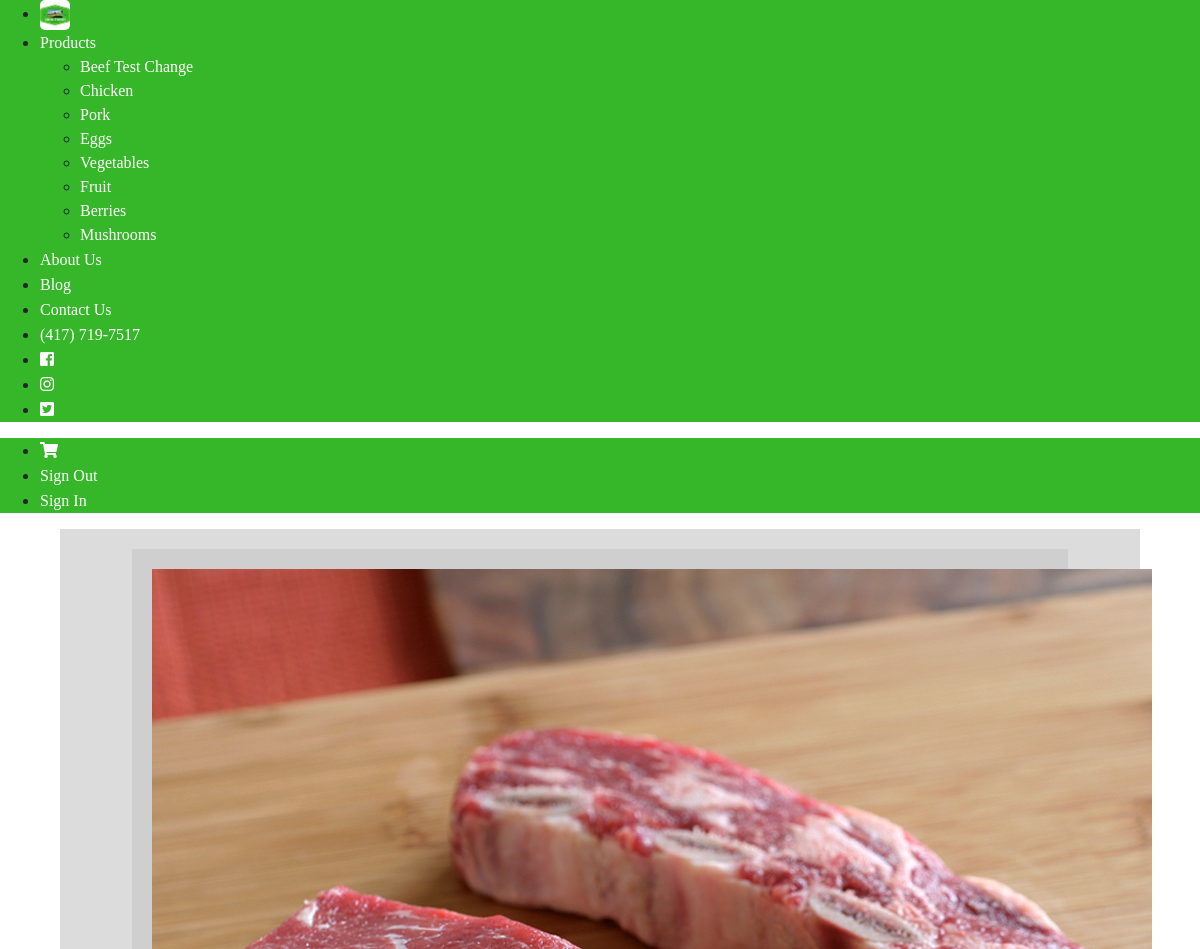
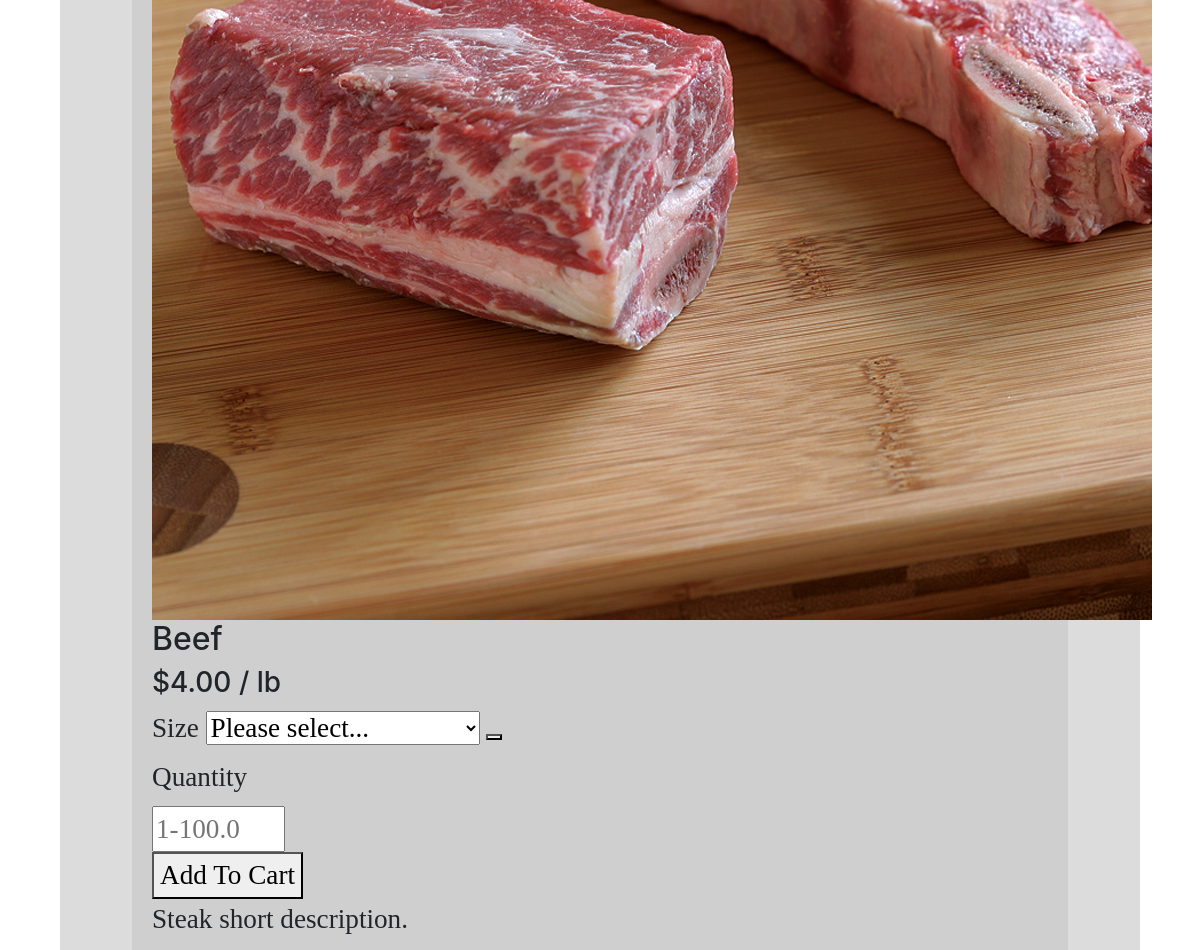
/product/?catID=41&prodID=4 (upper part), run on an earlier commit of the app's database (2 pictures, top to bottom).
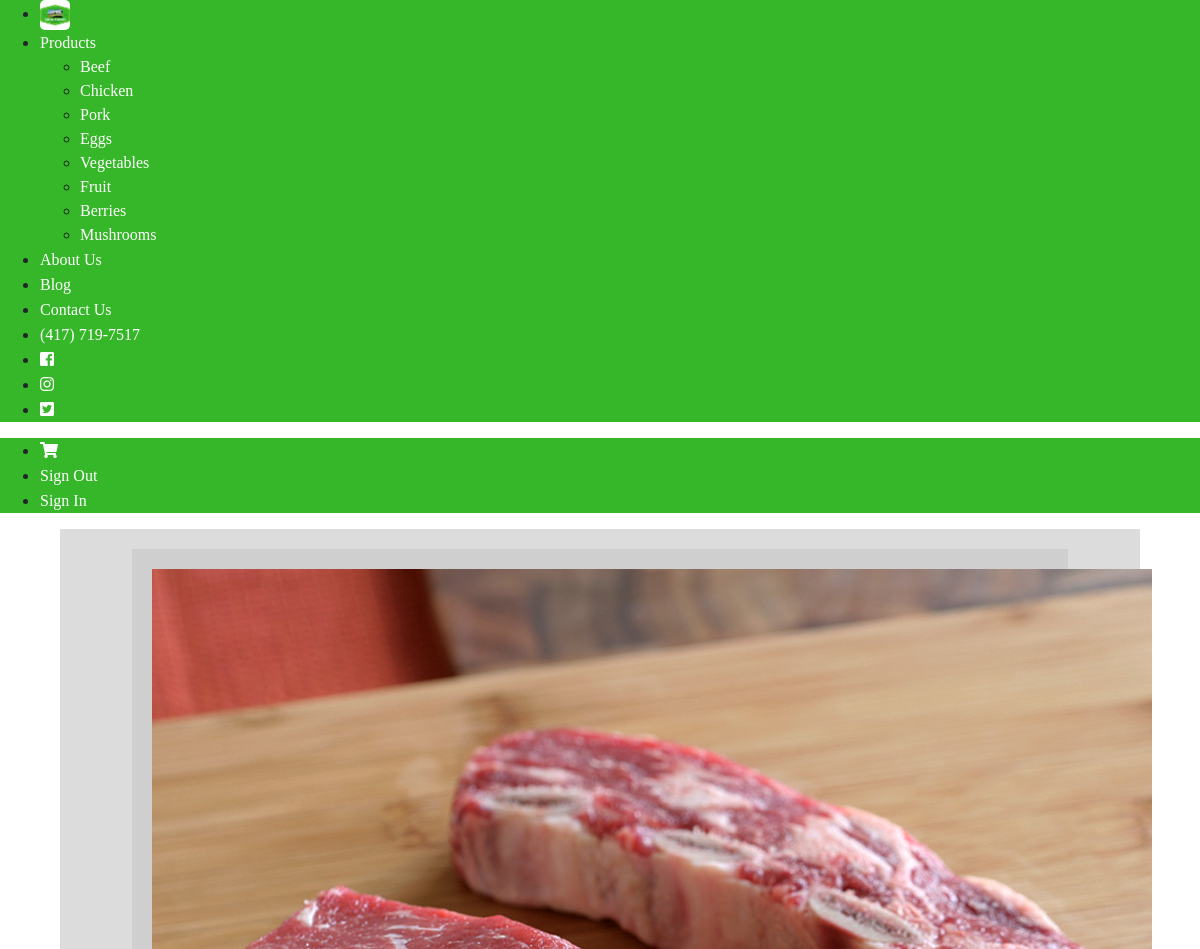
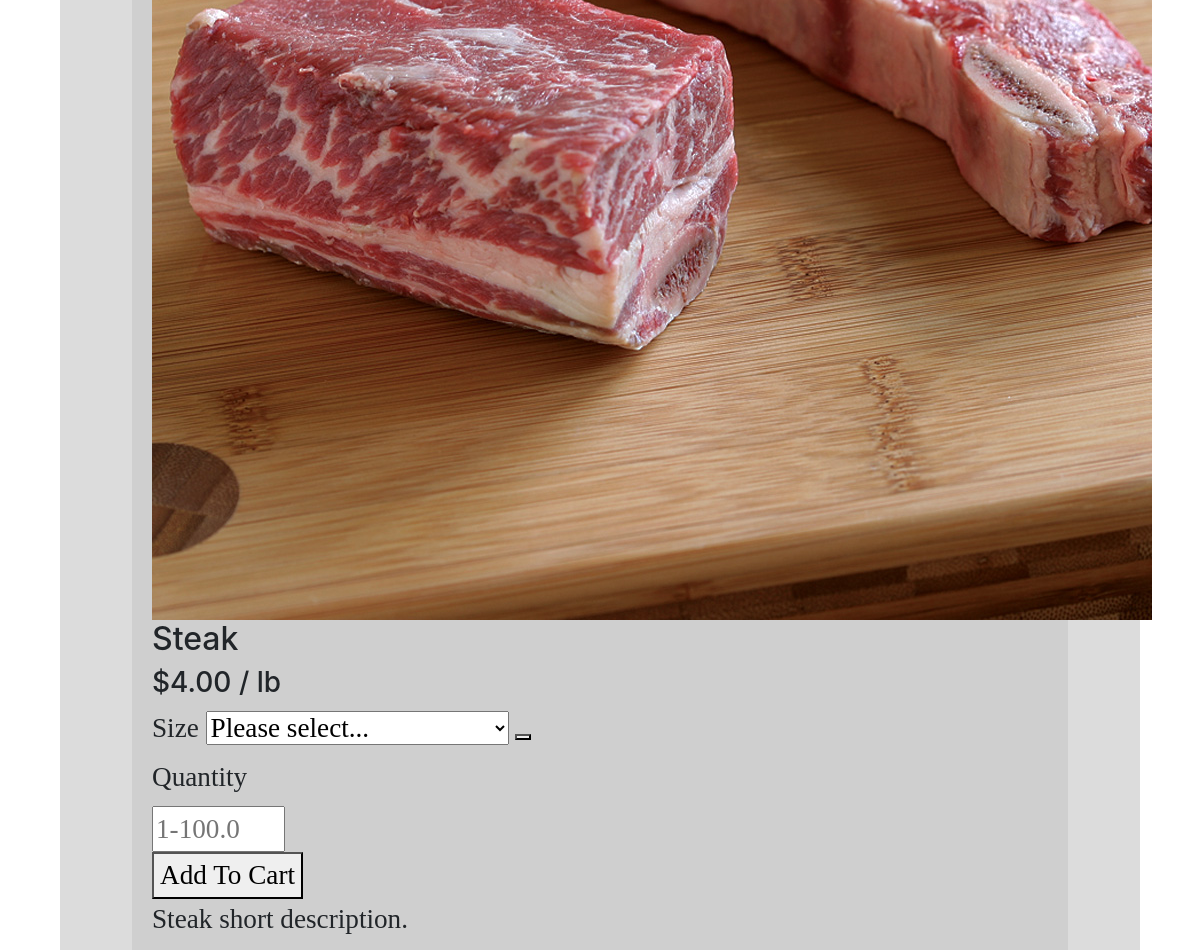
And on a later commit of the database (2 pictures, top to bottom).
### tables this page shows
CREATE TABLE `categories` (
  `catID` int(11) NOT NULL,
  `catName` varchar(25) NOT NULL,
  `image` varchar(255) NOT NULL,
  `hide` tinyint(1) NOT NULL
);

CREATE TABLE `products` (
  `productID` int(11) NOT NULL,
  `productName` varchar(50) NOT NULL,
  `portionsID` int(11) NOT NULL,
  `price` decimal(10,2) DEFAULT NULL,
  `qty` decimal(10,1) DEFAULT NULL,
  `shortDesc` varchar(255) DEFAULT NULL,
  `fullDesc` varchar(255) DEFAULT NULL,
  `catID` int(11) NOT NULL,
  `image` varchar(255) NOT NULL,
  `sizeID` int(11) DEFAULT NULL,
  `outOfSeason` tinyint(1) NOT NULL,
  `hide` tinyint(1) NOT NULL
);

CREATE TABLE `portions` (
  `portionsID` int(11) NOT NULL,
  `portionsName` varchar(25) NOT NULL,
  `portionsDesc` varchar(10) DEFAULT NULL
);

### models/products_db.php (called while the page is built, shortened)
<?php
function getAllCategories(){
    global $db;
    $sql = "SELECT * FROM categories WHERE hide = 0";
    $qry = $db->query($sql);
    $aryCat = $qry->fetchAll();
    return $aryCat;
}
function prodByID($prodID){
    global $db;
    $sql = "select * from products where productID = $prodID";
    $qry = $db->query($sql);
    $product = $qry->fetch();
    return $product;
}
function portionByID($portionID){
    global $db;
    $sql = "SELECT * FROM `portions` WHERE `portionsID` = $portionID";
    $qry = $db->query($sql);
    $portion = $qry->fetch();
    return $portion;
}

### models/requests.php (called while the page is built, shortened)
<?php
$prodID = filter_input(INPUT_GET, "prodID");
?>

### product/product.php (the view, shortened to what this page needs)
<?php
$prod = prodByID($prodID);
$portion = portionByID($prod['portionsID']);
?>
<div class="uk-grid-small uk-flex-center uk-text-center content-container" style="width:90%; margin:auto" uk-grid>
  <div class="uk-card uk-card-default uk-width-1-2@s">
    <img src="../images/<?=$prod['image']?>" alt="<?=$prod['productName']?> Image">
  </div>
  <div class="uk-width-1-2@s">
    <h2>
      <?=$prod['productName']?>
    </h2>
    <h3 id="price">
      $<?=$prod['price']?> <?=$portion['portionsDesc']?>
    </h3>
    <form class="uk-form-stacked" action="product.php" method="get">
      <div class="uk-grid-small uk-child-width-1-1@m uk-flex-center uk-text-center" uk-grid>
        <?php
        if($prod['sizeID'] != null){
        ?>
        <div class="uk-card">
          <div uk-form-custom="target: > * > span:first-child">
            <label class="uk-form-label">Size</label>
            <select name="size" onchange="sizePrice(this)">
              <option selected disabled>Please select...</option>
            </select>
            <button class="uk-button uk-button-default" type="button" tabindex="-1">
            </button>
          </div>
        </div>
        <div class="uk-card  uk-width-expand">
          <label class="uk-form-label" for="form-stacked-text">Quantity</label>
          <div class="uk-form-controls uk-width-1-3" style="margin:auto">
            <input class="uk-input uk-text-center" id="form-stacked-text" type="number" placeholder="1-<?=$prod['qty']?>" min="1" max="<?=$prod['qty']?>" name="qty" tabindex="1">
          </div>
        </div>
        <div class="uk-card">
          <button class="uk-button uk-button-default" type="submit" tabindex="2">Add To Cart</button>
        </div>
        <?php
        }
        ?>
      </div>
    </form>
    <div class="uk-card uk-card-default uk-card-body uk-width-expand product-desc-short">
    <p><?=$prod['shortDesc']?></p>
  </div>
  </div>
</div>

### views/navbar.php
<div class="no-print" uk-sticky="sel-target: .uk-navbar-container; cls-active: uk-navbar-sticky">
    <nav class="uk-navbar-container" uk-navbar>
        <div class="uk-navbar-left">
            <ul class="uk-navbar-nav">
                <li>
                    <a class="uk-logo" href="../product/">
                        <img src="../images/Zahn Farms Logo.jpg" alt="Zahn Farms Logo">
                    </a>
                </li>
                <li>
                    <a href="../product/">Products</a>
                    <div class="uk-navbar-dropdown" delay-hide="250">
                        <ul class="uk-nav uk-navbar-dropdown-nav">
                            <?php
                            $aryCat = getAllCategories();
                            foreach($aryCat as $cat){
                            ?>
                            <li><a href="?catID=<?=$cat['catID']?>"><?=$cat['catName']?></a></li>
                            <?php
                            }
                            ?>
                        </ul>
                    </div>
                </li>
                <li><a href="../aboutUs/aboutUs.php">About Us</a></li>
                <li><a href="../aboutUs/latestNews.php">Blog</a></li>
                <li><a href="../aboutUS/contact.php">Contact Us</a></li>
                <li><a href="tel:417-719-7517" class="navContact">(417) 719-7517</a></li>
                <li><a href="https://www.facebook.com/ZahnFarms/" target="_blank"><i
                            class="fab fa-facebook-square"></i></a></li>
                <li><a href="#" target="_blank"><i class="fab fa-instagram"></i></a></li>
                <li><a href="https://twitter.com/ag_select" target="_blank"><i class="fab fa-twitter-square"></i></a>
                </li>
            </ul>
        </div>
        <div class="uk-navbar-right">
            <ul class="uk-navbar-nav">
                <li><a href="../product/cart.php"><i class="fas fa-shopping-cart"></i></a></li>
                <li><a href="?lo=y" class='nav' id='lo'>Sign Out</a></li>
                <li><a href="../admin/">Sign In</a></li>
            </ul>
        </div>
    </nav>
</div>

What changed in the data, as far as the page shows it:
changed categories: catName "Beef Test Change" → "Beef"
changed products "Steak short description.": productName "Beef" → "Steak"
